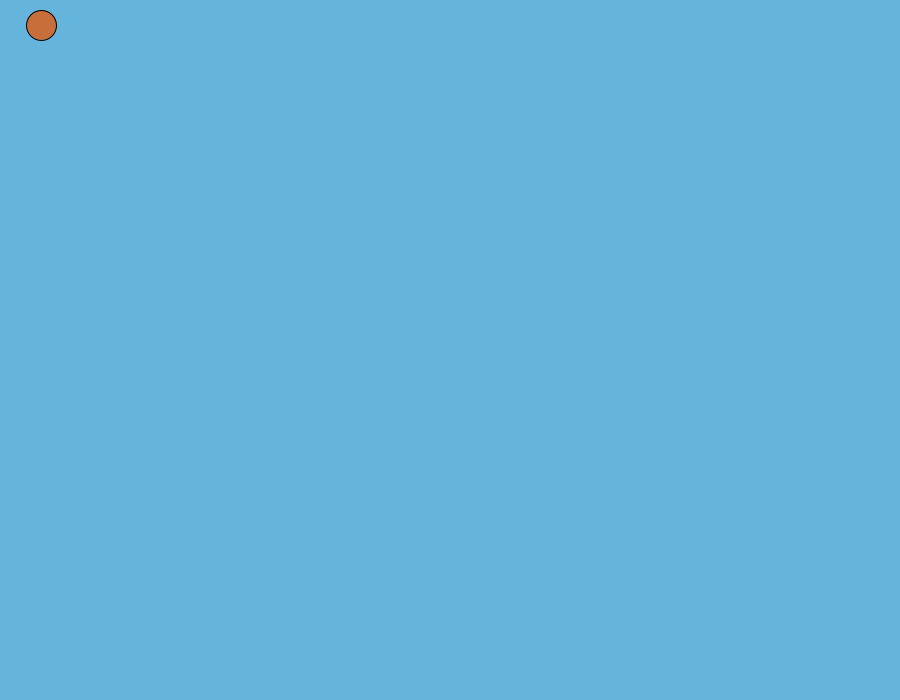
Frame 1 (no input)
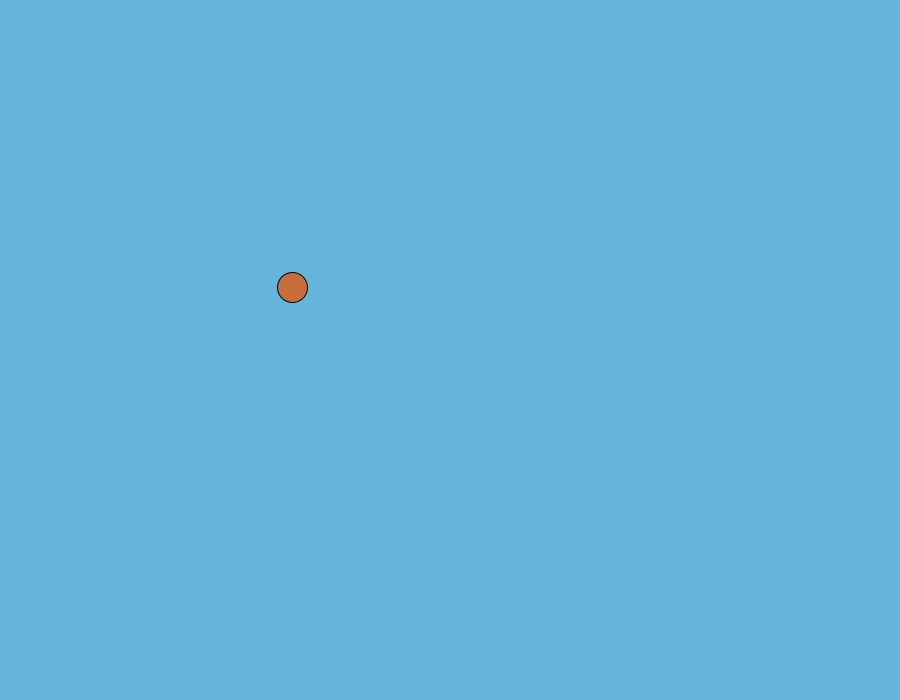
Frame 60 (the mouse pressed at the canvas centre just before this capture)
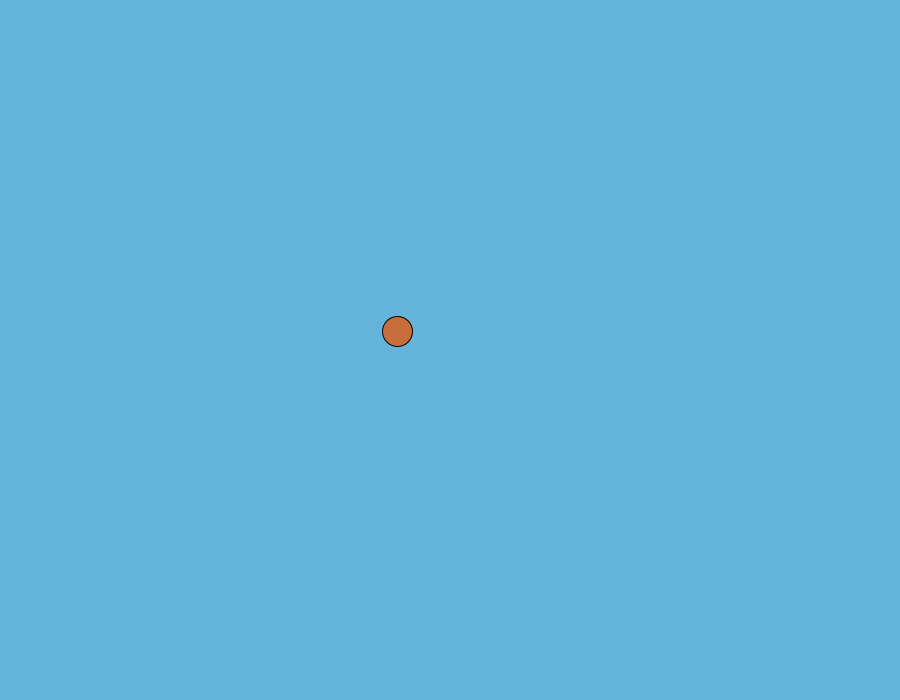
Frame 120 (the mouse held since frame 60 and released just before this capture)

The Processing sketch that drew these frames (run headless with seeded random() and noise(); from frame 60 on, the mouse is pressed at the canvas centre):

// Processing sketch: Mass_on_Horiz_Verti_spring
// ── Mass_on_Horiz_Verti_spring.pde
float a=0; //acceleration y
float dx=0;
float y=0; //y pos
float v=0; //speed y
float k=1.5; //spring constant y
float m=3; //mass y
float x=0; //xpos
float xa=0; //acceleration y
float xdx=0;
float xv=0; //speed x
float xk=2.5; //spring constant x
float xm=3;  //mass x

int oldY = 0;
int oldX = 0;

void setup() {
  size(900, 700);
}



void draw() {
   background(100, 180, 220);

 int vy = mouseY - oldY;
 int vx = mouseX - oldX;

//set ball pos
 if(mousePressed){  

   y = mouseY;  

    v = vy;  

  x = mouseX;  

    xv = vx;  
  }



  dx= y-200;
  
  a= ((-0.05)*v-(k/m)*(dx));
   
  v = v + a*0.5;
   
  y =  y + v*0.5;
   
   
   
   
 xdx = x-200;
  
  xa= ((-0.05)*xv-(xk/xm)*(xdx));
   
  xv = xv + xa*0.5;
   
  x =  x + xv*0.5;



 fill(200,110,59); 
 ellipse(x, y , 30, 30);
oldY = mouseY;  
oldX = mouseX;  

}
